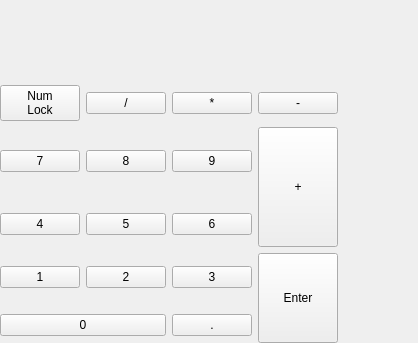
<?xml version="1.0" encoding="UTF-8"?>
<ui version="4.0">
 <class>Numpad</class>
 <widget class="QWidget" name="Numpad">
  <property name="geometry">
   <rect>
    <x>0</x>
    <y>0</y>
    <width>418</width>
    <height>343</height>
   </rect>
  </property>
  <property name="windowTitle">
   <string notr="true">Form</string>
  </property>
  <layout class="QGridLayout" name="gridLayout" rowstretch="1,0,0,0,0,0">
   <property name="leftMargin">
    <number>0</number>
   </property>
   <property name="topMargin">
    <number>0</number>
   </property>
   <property name="rightMargin">
    <number>0</number>
   </property>
   <property name="bottomMargin">
    <number>0</number>
   </property>
   <item row="1" column="0">
    <widget class="QPushButton" name="numlock">
     <property name="text">
      <string notr="true">Num
Lock</string>
     </property>
    </widget>
   </item>
   <item row="1" column="1">
    <widget class="QPushButton" name="numpaddiv">
     <property name="text">
      <string notr="true">/</string>
     </property>
    </widget>
   </item>
   <item row="4" column="0">
    <widget class="QPushButton" name="numpad1">
     <property name="text">
      <string notr="true">1</string>
     </property>
    </widget>
   </item>
   <item row="3" column="1">
    <widget class="QPushButton" name="numpad5">
     <property name="text">
      <string notr="true">5</string>
     </property>
    </widget>
   </item>
   <item row="1" column="2">
    <widget class="QPushButton" name="numpadmult">
     <property name="text">
      <string notr="true">*</string>
     </property>
    </widget>
   </item>
   <item row="2" column="1">
    <widget class="QPushButton" name="numpad8">
     <property name="text">
      <string notr="true">8</string>
     </property>
    </widget>
   </item>
   <item row="3" column="0">
    <widget class="QPushButton" name="numpad4">
     <property name="text">
      <string notr="true">4</string>
     </property>
    </widget>
   </item>
   <item row="4" column="2">
    <widget class="QPushButton" name="numpad3">
     <property name="text">
      <string notr="true">3</string>
     </property>
    </widget>
   </item>
   <item row="3" column="2">
    <widget class="QPushButton" name="numpad6">
     <property name="text">
      <string notr="true">6</string>
     </property>
    </widget>
   </item>
   <item row="2" column="0">
    <widget class="QPushButton" name="numpad7">
     <property name="text">
      <string notr="true">7</string>
     </property>
    </widget>
   </item>
   <item row="4" column="1">
    <widget class="QPushButton" name="numpad2">
     <property name="text">
      <string notr="true">2</string>
     </property>
    </widget>
   </item>
   <item row="5" column="2">
    <widget class="QPushButton" name="numpaddot">
     <property name="text">
      <string notr="true">.</string>
     </property>
    </widget>
   </item>
   <item row="2" column="2">
    <widget class="QPushButton" name="numpad9">
     <property name="text">
      <string notr="true">9</string>
     </property>
    </widget>
   </item>
   <item row="5" column="0" colspan="2">
    <widget class="QPushButton" name="numpad0">
     <property name="text">
      <string notr="true">0</string>
     </property>
    </widget>
   </item>
   <item row="1" column="3">
    <widget class="QPushButton" name="numpadsub">
     <property name="text">
      <string notr="true">-</string>
     </property>
    </widget>
   </item>
   <item row="0" column="0" colspan="5">
    <widget class="QWidget" name="num_spacer" native="true"/>
   </item>
   <item row="2" column="3" rowspan="2">
    <layout class="QVBoxLayout" name="verticalLayout_2">
     <property name="spacing">
      <number>0</number>
     </property>
     <item alignment="Qt::AlignTop">
      <widget class="QPushButton" name="numpadadd">
       <property name="minimumSize">
        <size>
         <width>0</width>
         <height>120</height>
        </size>
       </property>
       <property name="text">
        <string notr="true">+</string>
       </property>
      </widget>
     </item>
     <item>
      <spacer name="verticalSpacer">
       <property name="orientation">
        <enum>Qt::Vertical</enum>
       </property>
       <property name="sizeHint" stdset="0">
        <size>
         <width>0</width>
         <height>0</height>
        </size>
       </property>
      </spacer>
     </item>
    </layout>
   </item>
   <item row="4" column="3" rowspan="2">
    <layout class="QVBoxLayout" name="verticalLayout">
     <item>
      <widget class="QPushButton" name="numpadenter">
       <property name="minimumSize">
        <size>
         <width>0</width>
         <height>90</height>
        </size>
       </property>
       <property name="text">
        <string notr="true">Enter</string>
       </property>
      </widget>
     </item>
     <item>
      <spacer name="verticalSpacer_2">
       <property name="orientation">
        <enum>Qt::Vertical</enum>
       </property>
       <property name="sizeHint" stdset="0">
        <size>
         <width>0</width>
         <height>0</height>
        </size>
       </property>
      </spacer>
     </item>
    </layout>
   </item>
  </layout>
 </widget>
 <resources/>
 <connections/>
</ui>
